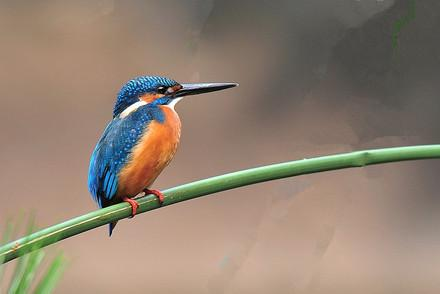
#> input picture opencv_3/images/29.jpg, 440 x 294 px, found by its file name
$ jupyter execute 'OpenCV 中的图像处理 .ipynb'   (older library calls are emulated)
#> lines starting #> are read from the running program, lines starting #| are printed output that depends on the picture
#颜色空间转换
import cv2
import numpy as np
import matplotlib.pyplot as plt
img=cv2.imread('../images/qipu.jpg')
img2=cv2.cvtColor(img,cv2.COLOR_BGR2HSV)
plt.subplot(121),plt.imshow(img)
plt.subplot(122),plt.imshow(img2)
plt.show()

#coding=utf-8
import cv2
import numpy as np
#捕获视频图像
camera = cv2.VideoCapture(0)
#打开摄像头，将第一帧作为整个输入背景
es = cv2.getStructuringElement(cv2.MORPH_ELLIPSE, (10,10))
kernel = np.ones((5,5),np.uint8)
background = None

while (True):
    ret, frame = camera.read()
  #对背景帧进行灰度和平滑处理
    if background is None:
    background = cv2.cvtColor(frame, cv2.COLOR_BGR2GRAY)
    background = cv2.GaussianBlur(background, (21, 21), 0)
    continue
  #将其他帧进行灰度处理和模糊平滑处理
    gray_frame = cv2.cvtColor(frame, cv2.COLOR_BGR2GRAY)
    gray_frame = cv2.GaussianBlur(gray_frame, (21, 21), 0)

    diff = cv2.absdiff1(background, gray_frame)

    diff = cv2.threshold(diff, 25, 255, cv2.THRESH_BINARY)
    diff = cv2.dilate(diff, es, iterations = 2)

  #显示矩形框，在计算出的差分图中找到所有的白色斑点轮廓，并显示轮廓
    image, cnts, hierarchy = cv2.findContours(diff.copy(), cv2.RETR_EXTERNAL, cv2.CHAIN_APPROX_SIMPLE)

    for c in cnts:
        if cv2.contourArea(c) < 1500:
            continue
            (x, y, w, h) = cv2.boundingRect(c)
            cv2.rectangle(frame, (x, y), (x + w, y + h), (255, 255, 0), 2)

cv2.imshow("contours", frame)
cv2.imshow("dif", diff)
if cv2.waitKey(1000 / 12) & 0xff == ord("q"):
    break
cv2.destroyAllWindows()
camera.release()

[cell 1]
#扩展缩放
import cv2
import numpy as np

img=cv2.imread('/home/pzy/python/images/29.jpg')
#> img is the input picture: shape (294, 440, 3); mean B, G, R 113.9, 129.5, 145.4
#res=cv2.resize(img,None,fx=2,fy=2,interpolation=cv2.INTER_CUBIC)

height,width=img.shape[:2]
#> height = 294; width = 440
res=cv2.resize(img,(2*width,2*height),interpolation=cv2.INTER_CUBIC)
while(1):
    cv2.imshow('res',res)
    cv2.imshow('img',img)
    if cv2.waitKey(1)&0xFF==27:
#> (key Esc is pressed here)
        break
cv2.destroyAllWindows()

[cell 2]
#平移：
import cv2
import numpy as np
import matplotlib.pyplot as plt

img = cv2.imread('/home/pzy/python/images/29.jpg')
H = np.float32([[1,0,100],[0,1,50]])
rows,cols = img.shape[:2]
#> rows = 294; cols = 440
res = cv2.warpAffine(img,H,(rows,cols)) #需要图像、变换矩阵、变换后的大小
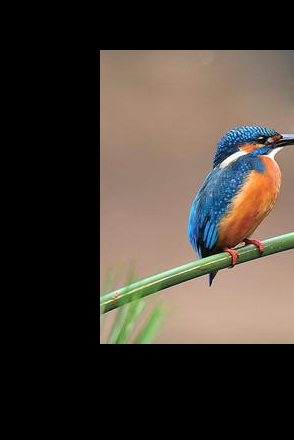
#> res: shape (440, 294, 3); mean B, G, R 52.8, 61, 69.3
plt.subplot(121)
plt.imshow(img)
plt.subplot(122)
plt.imshow(res)
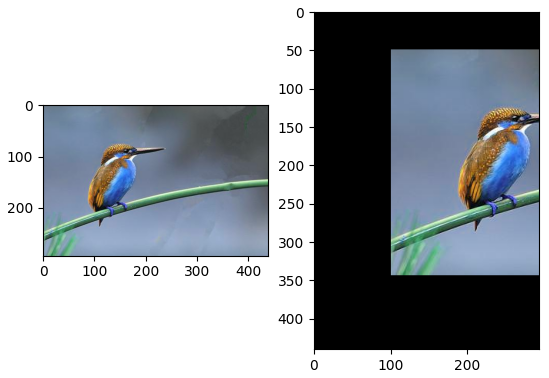
#> figure drawn by matplotlib, 2 panels; B, G, R data is drawn as R, G, B

[cell 3]
# 旋转
import cv2
import matplotlib.pyplot as plt

img=cv2.imread('/home/pzy/python/images/29.jpg')
rows,cols = img.shape[:2]
#第一个参数旋转中心，第二个参数旋转角度，第三个参数：缩放比例
M = cv2.getRotationMatrix2D((cols/2,rows/2),45,1)
#第三个参数：变换后的图像大小
res = cv2.warpAffine(img,M,(rows,cols))
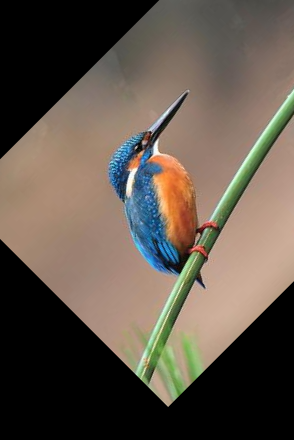
#> res: shape (440, 294, 3); mean B, G, R 74.7, 85.6, 96.5

plt.subplot(121)
plt.imshow(img)
plt.subplot(122)
plt.imshow(res)
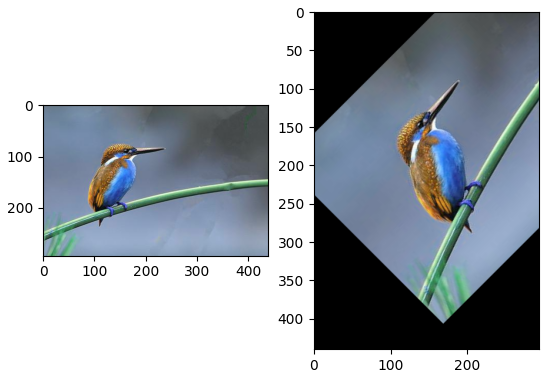
#> figure drawn by matplotlib, 2 panels; B, G, R data is drawn as R, G, B

[cell 4]
import cv2
import numpy as np
import matplotlib.pyplot as plt

img = cv2.imread('/home/pzy/python/images/29.jpg')
rows,cols = img.shape[:2]
pts1 = np.float32([[50,50],[200,50],[50,200]])
pts2 = np.float32([[10,50],[200,50],[100,250]])
M = cv2.getAffineTransform(pts1,pts2)
#第三个参数：变换后的图像大小
res = cv2.warpAffine(img,M,(rows,cols))
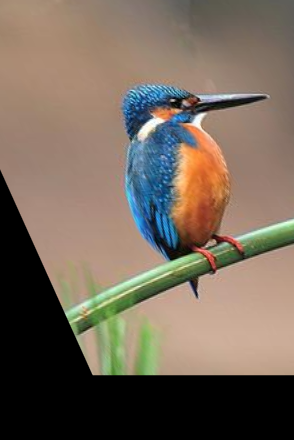
#> res: shape (440, 294, 3); mean B, G, R 91.2, 104.8, 118.5
plt.subplot(121)
plt.imshow(img)
plt.subplot(122)
plt.imshow(res)
#> figure, not shown here; B, G, R data is drawn as R, G, B

[cell 5]
#图像的 透视变换
import cv2
import numpy as np
import matplotlib.pyplot as plt

img = cv2.imread('/home/pzy/python/images/29.jpg')
rows,cols = img.shape[:2]
pts1 = np.float32([[56,65],[238,52],[28,237],[239,240]])
pts2 = np.float32([[0,0],[200,0],[0,200],[200,200]])
M = cv2.getPerspectiveTransform(pts1,pts2)
res = cv2.warpPerspective(img,M,(200,200))
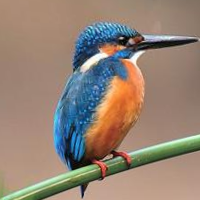
#> res: shape (200, 200, 3); mean B, G, R 116.9, 130.5, 147.6
plt.subplot(121)
plt.imshow(img)
plt.subplot(122)
plt.imshow(res)
#> figure, not shown here; B, G, R data is drawn as R, G, B

$ run again, with opencv_3/images/1.jpg copied over opencv_3/images/29.jpg
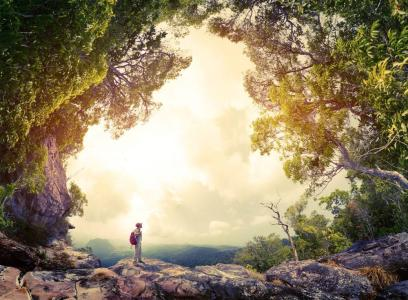
#> input picture opencv_3/images/1.jpg, 408 x 300 px, found by its file name
#> img is the input picture: shape (300, 408, 3); mean B, G, R 105.2, 132.3, 146
#> `res = cv2.warpAffine(img,M,(rows,cols))`:
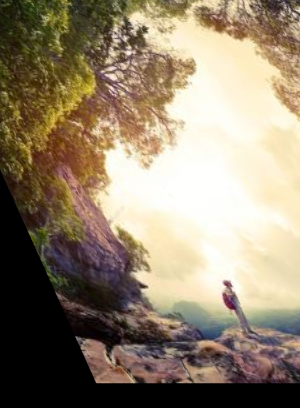
#> res: shape (408, 300, 3); mean B, G, R 110, 131.4, 145.5
#> `res = cv2.warpPerspective(img,M,(200,200))`:
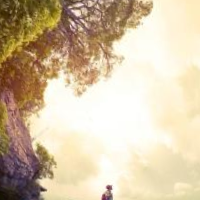
#> res: shape (200, 200, 3); mean B, G, R 165.5, 193.8, 211.4

$ run again, with opencv_3/images/20.jpg copied over opencv_3/images/29.jpg
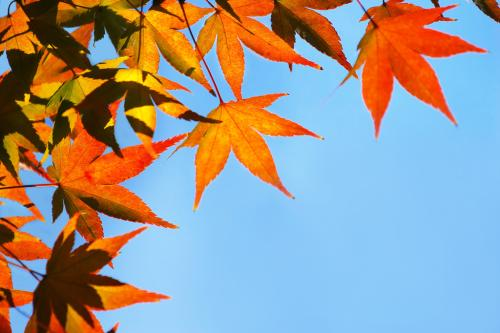
#> input picture opencv_3/images/20.jpg, 500 x 333 px, found by its file name
#> img is the input picture: shape (333, 500, 3); mean B, G, R 149.8, 151.7, 153.8
#> `res = cv2.warpAffine(img,M,(rows,cols))`:
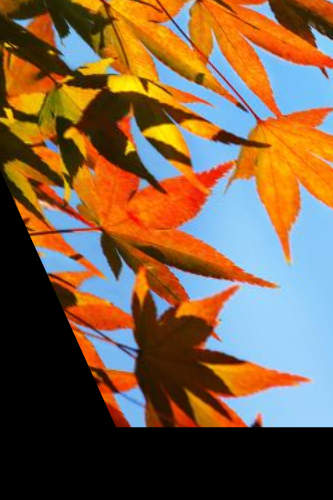
#> res: shape (500, 333, 3); mean B, G, R 68.9, 95, 123.2
#> `res = cv2.warpPerspective(img,M,(200,200))`:
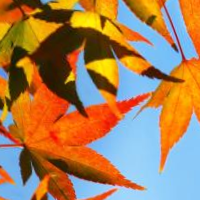
#> res: shape (200, 200, 3); mean B, G, R 89.6, 127.7, 165.4

$ run again, with opencv_3/images/9.jpg copied over opencv_3/images/29.jpg
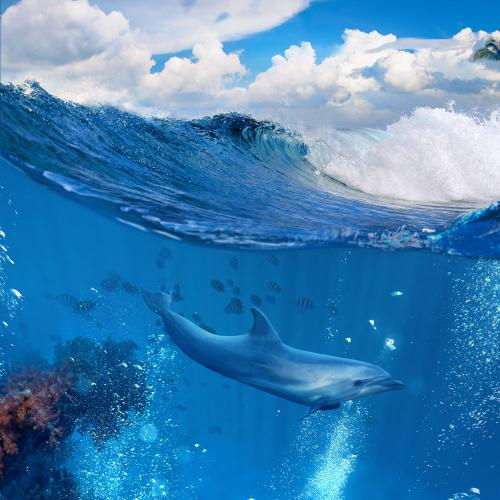
#> input picture opencv_3/images/9.jpg, 500 x 500 px, found by its file name
#> img is the input picture: shape (500, 500, 3); mean B, G, R 180.5, 131.5, 65.9
#> `res = cv2.warpAffine(img,M,(rows,cols))`:
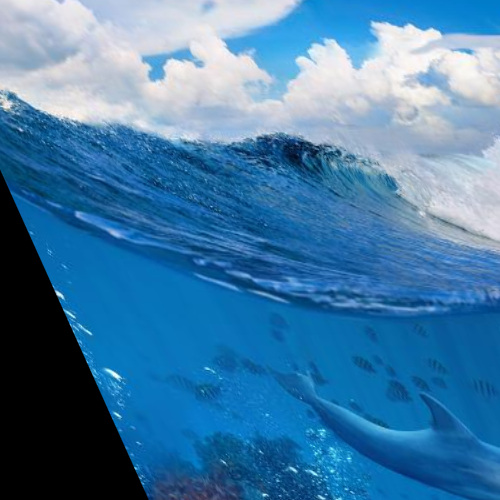
#> res: shape (500, 500, 3); mean B, G, R 165.6, 123, 66.8
#> `res = cv2.warpPerspective(img,M,(200,200))`:
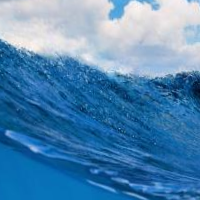
#> res: shape (200, 200, 3); mean B, G, R 178.4, 134.5, 81.3
